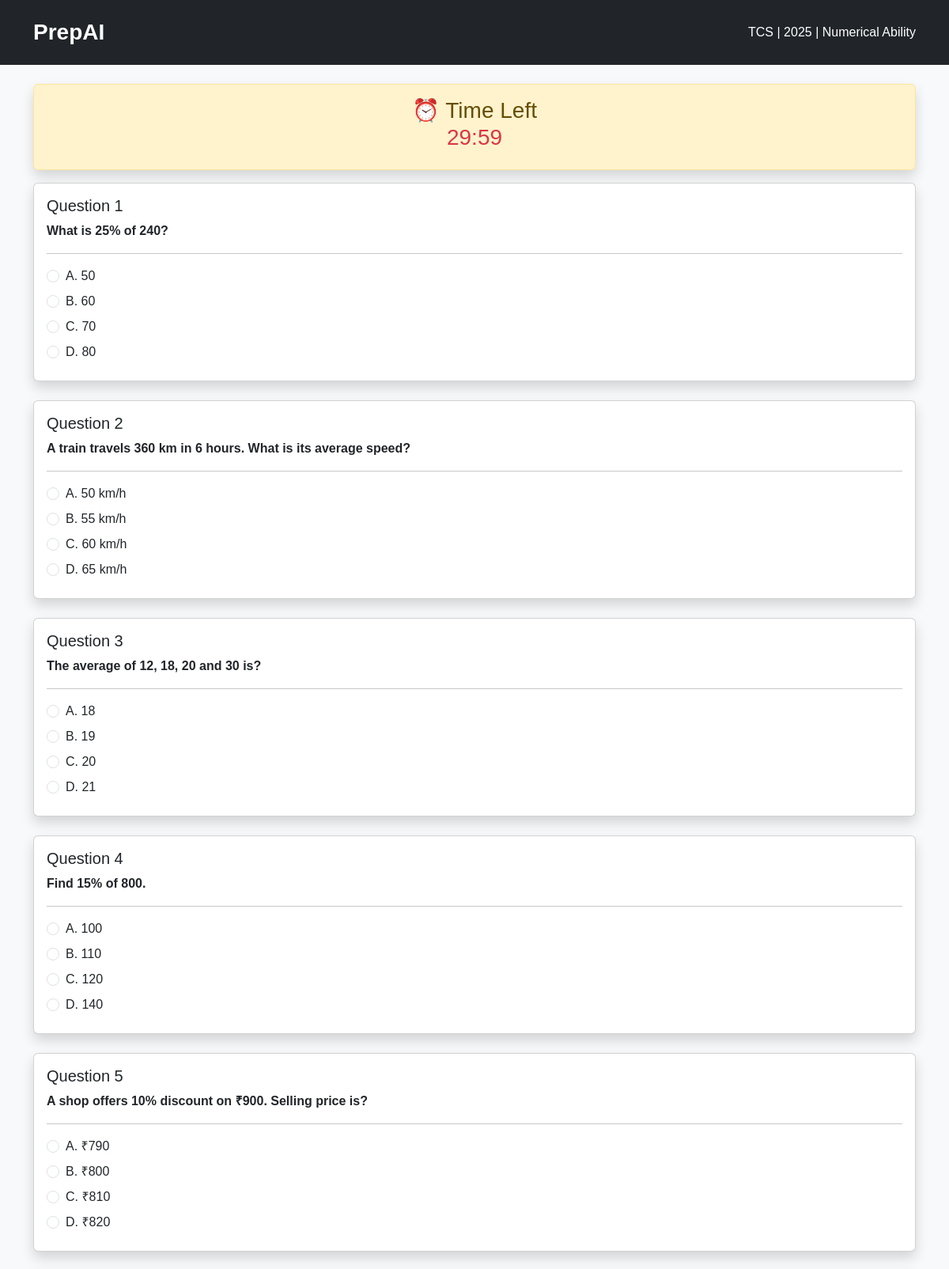
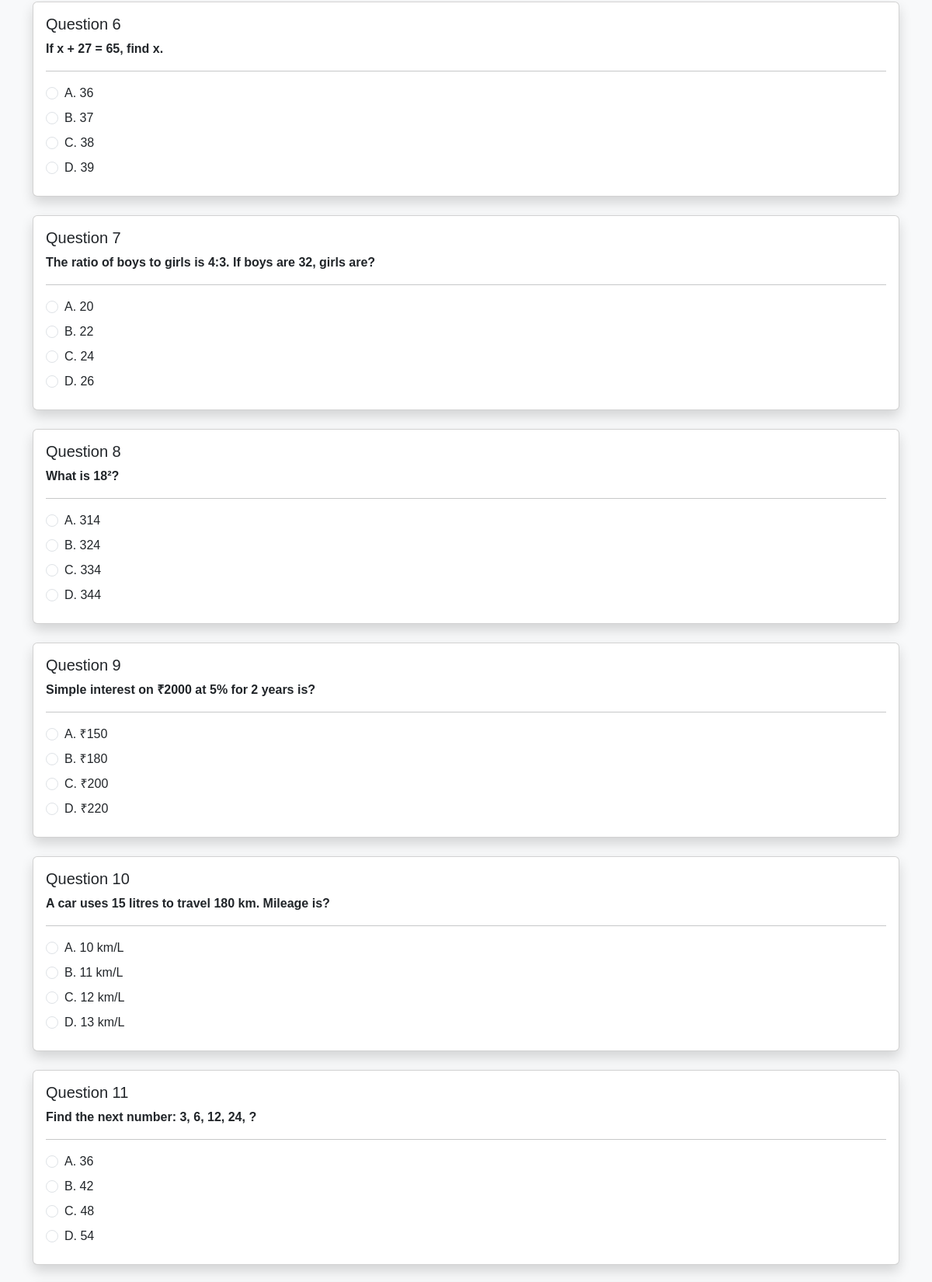
Screenshot of /exam/TCS/2025/Numerical Ability (signed in, upper part) with the database file from the repository (2 pictures, top to bottom).
### app.py (models this page shows)
class Company(db.Model):
    __tablename__ = "companies"
    id = db.Column(db.Integer, primary_key=True)
    company_name = db.Column(db.String(100), nullable=False)
    papers = db.relationship("Paper", backref="company", lazy=True)

class Section(db.Model):
    __tablename__ = "sections"
    id = db.Column(db.Integer, primary_key=True)
    paper_id = db.Column(db.Integer, db.ForeignKey("papers.id"))
    section_name = db.Column(db.String(100), nullable=False)
    questions = db.relationship("Question", backref="section", lazy=True)

class Question(db.Model):
    __tablename__ = "questions"
    id = db.Column(db.Integer, primary_key=True)
    section_id = db.Column(db.Integer, db.ForeignKey("sections.id"))
    question = db.Column(db.Text)
    option_a = db.Column(db.String(255))
    option_b = db.Column(db.String(255))
    option_c = db.Column(db.String(255))
    option_d = db.Column(db.String(255))
    answer = db.Column(db.String(10))
    explanation = db.Column(db.Text)
    difficulty = db.Column(db.String(20))

### app.py (the view, shortened to what this page needs)
@app.route("/exam/<company>/<int:year>/<section>", methods=["GET", "POST"])
@login_required
def exam(company, year, section):
    company_obj = Company.query.filter_by(
        company_name=company
    ).first_or_404()
    paper = Paper.query.filter_by(
        company_id=company_obj.id,
        year=year
    ).first_or_404()
    selected_section = Section.query.filter_by(
        paper_id=paper.id,
        section_name=section
    ).first_or_404()
    questions = Question.query.filter_by(
        section_id=selected_section.id
    ).all()
    return render_template(
        "exam.html",
        company=company,
        year=year,
        section=selected_section,
        questions=questions
    )

### app.py (called while the page is built)
@login_manager.user_loader
def load_user(user_id):
    return User.query.get(int(user_id))

### templates/exam.html (shortened to what this page needs)
<!DOCTYPE html>
<html lang="en">
<head>
    <link href="https://cdn.jsdelivr.net/npm/bootstrap@5.3.3/dist/css/bootstrap.min.css" rel="stylesheet">
    <link rel="stylesheet" href="{{ url_for('static', filename='css/style.css') }}">
</head>
<body class="bg-light">
<nav class="navbar navbar-expand-lg navbar-dark bg-dark">
    <div class="container">
        <a class="navbar-brand fw-bold" href="/dashboard">
            PrepAI
        </a>
        <div class="ms-auto">
            <span class="text-white">
                {{ company }} | {{ year }} |
                {% if section.section_name %}
                    {{ section.section_name }}
                {% else %}
                    {{ section }}
                {% endif %}
            </span>
        </div>
    </div>
</nav>
<div class="container mt-4">
    <div class="alert alert-warning text-center shadow">
        <h3>
            ⏰ Time Left
            <br>
            <span id="timer" class="text-danger">
            </span>
        </h3>
    </div>
</div>
<div class="container mb-5">
<form method="POST" id="examForm">
{% if questions %}
{% for question in questions %}
<div class="card shadow mb-4">
<div class="card-body">
<h5>
Question {{ loop.index }}
</h5>
<p class="fw-bold">
{{ question.question }}
</p>
<hr>
<div class="form-check mb-2">
<input
class="form-check-input"
type="radio"
name="question_{{ question.id }}"
value="{{ question.option_a }}"
id="A{{ question.id }}">
<label
class="form-check-label"
for="A{{ question.id }}">
A. {{ question.option_a }}
</label>
</div>
<div class="form-check mb-2">
<input
class="form-check-input"
type="radio"
name="question_{{ question.id }}"
value="{{ question.option_b }}"
id="B{{ question.id }}">
<label
class="form-check-label"
for="B{{ question.id }}">
B. {{ question.option_b }}
</label>
</div>
<div class="form-check mb-2">
<input
class="form-check-input"
type="radio"
name="question_{{ question.id }}"
value="{{ question.option_c }}"
id="C{{ question.id }}">
<label
class="form-check-label"
for="C{{ question.id }}">
C. {{ question.option_c }}
</label>
</div>
<div class="form-check mb-2">
<input
class="form-check-input"
type="radio"
name="question_{{ question.id }}"
value="{{ question.option_d }}"
id="D{{ question.id }}">
<label
class="form-check-label"
for="D{{ question.id }}">
D. {{ question.option_d }}
</label>
</div>
</div>
</div>
{% endfor %}
{% endif %}
</form>
</div>
</body>
</html>

### static/css/style.css (style rules this page uses)
* { margin:0; padding:0; box-sizing:border-box; font-family:'Poppins',sans-serif; }
body { background:#f5f7fb; color:#222; }
.navbar { padding:15px 0; }
.navbar-brand { font-size:28px; font-weight:700; }

### rows the page displays
Company: company_name "TCS"
Section: section_name "Numerical Ability"
Question: question "What is 25% of 240?", option_a "50", option_b "60", option_c "70", option_d "80"
Question: question "A train travels 360 km in 6 hours. What is its average speed?", option_a "50 km/h", option_b "55 km/h", option_c "60 km/h", option_d "65 km/h"
Question: question "The average of 12, 18, 20 and 30 is?", option_a "18", option_b "19", option_c "20", option_d "21"
Question: question "Find 15% of 800.", option_a "100", option_b "110", option_c "120", option_d "140"
Question: question "A shop offers 10% discount on ₹900. Selling price is?", option_a "₹790", option_b "₹800", option_c "₹810", option_d "₹820"
Question: question "If x + 27 = 65, find x.", option_a "36", option_b "37", option_c "38", option_d "39"
Question: question "The ratio of boys to girls is 4:3. If boys are 32, girls are?", option_a "20", option_b "22", option_c "24", option_d "26"
Question: question "What is 18²?", option_a "314", option_b "324", option_c "334", option_d "344"
Question: question "Simple interest on ₹2000 at 5% for 2 years is?", option_a "₹150", option_b "₹180", option_c "₹200", option_d "₹220"
Question: question "A car uses 15 litres to travel 180 km. Mileage is?", option_a "10 km/L", option_b "11 km/L", option_c "12 km/L", option_d "13 km/L"
Question: question "Find the next number: 3, 6, 12, 24, ?", option_a "36", option_b "42", option_c "48", option_d "54"

### other values shown
{{ year }} "2025"
